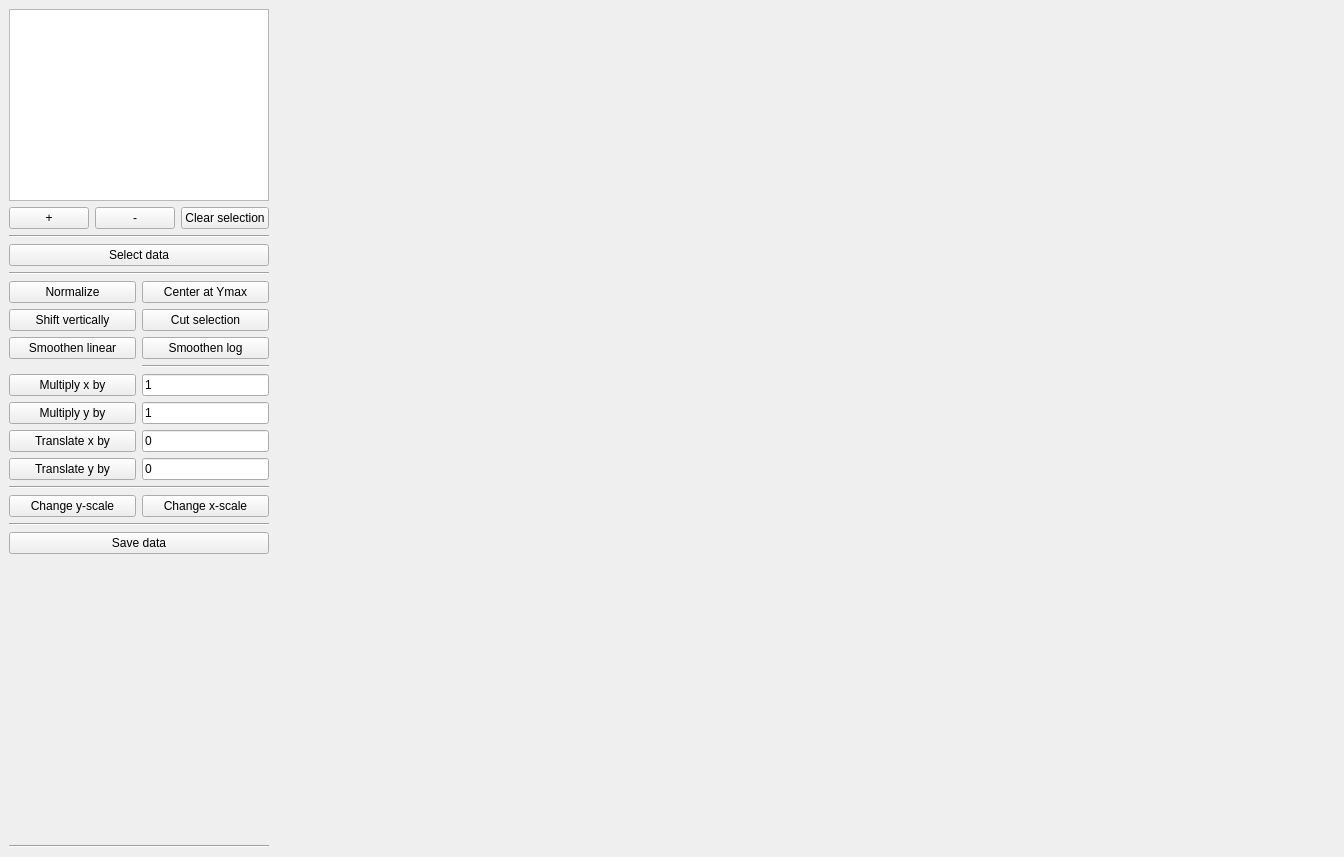
<?xml version="1.0" encoding="UTF-8"?>
<ui version="4.0">
 <class>main</class>
 <widget class="QMainWindow" name="main">
  <property name="geometry">
   <rect>
    <x>0</x>
    <y>0</y>
    <width>1344</width>
    <height>857</height>
   </rect>
  </property>
  <property name="windowTitle">
   <string>Datman</string>
  </property>
  <widget class="QWidget" name="centralwidget">
   <layout class="QHBoxLayout" name="horizontalLayout">
    <item>
     <layout class="QVBoxLayout" name="verticalLayout">
      <item>
       <layout class="QGridLayout" name="gridLayout_2">
        <item row="0" column="0">
         <widget class="QListWidget" name="open_item_list">
          <property name="sizePolicy">
           <sizepolicy hsizetype="Preferred" vsizetype="Maximum">
            <horstretch>0</horstretch>
            <verstretch>0</verstretch>
           </sizepolicy>
          </property>
          <property name="selectionMode">
           <enum>QAbstractItemView::ExtendedSelection</enum>
          </property>
         </widget>
        </item>
        <item row="4" column="0">
         <layout class="QHBoxLayout" name="horizontalLayout_2">
          <item>
           <widget class="QPushButton" name="load_button">
            <property name="text">
             <string>+</string>
            </property>
           </widget>
          </item>
          <item>
           <widget class="QPushButton" name="remove_button">
            <property name="text">
             <string>-</string>
            </property>
           </widget>
          </item>
          <item>
           <widget class="QPushButton" name="deselect_button">
            <property name="text">
             <string>Clear selection</string>
            </property>
           </widget>
          </item>
         </layout>
        </item>
       </layout>
      </item>
      <item>
       <widget class="Line" name="line">
        <property name="orientation">
         <enum>Qt::Horizontal</enum>
        </property>
       </widget>
      </item>
      <item>
       <layout class="QVBoxLayout" name="verticalLayout_2">
        <item>
         <widget class="QPushButton" name="selection_button">
          <property name="text">
           <string>Select data</string>
          </property>
          <property name="checkable">
           <bool>true</bool>
          </property>
          <property name="checked">
           <bool>false</bool>
          </property>
         </widget>
        </item>
       </layout>
      </item>
      <item>
       <widget class="Line" name="line_5">
        <property name="orientation">
         <enum>Qt::Horizontal</enum>
        </property>
       </widget>
      </item>
      <item>
       <layout class="QGridLayout" name="gridLayout_3">
        <item row="3" column="1">
         <widget class="Line" name="line_4">
          <property name="orientation">
           <enum>Qt::Horizontal</enum>
          </property>
         </widget>
        </item>
        <item row="0" column="0">
         <widget class="QPushButton" name="normalize_button">
          <property name="text">
           <string>Normalize</string>
          </property>
         </widget>
        </item>
        <item row="4" column="1">
         <widget class="QLineEdit" name="multiply_x_entry">
          <property name="sizePolicy">
           <sizepolicy hsizetype="Minimum" vsizetype="Fixed">
            <horstretch>0</horstretch>
            <verstretch>0</verstretch>
           </sizepolicy>
          </property>
          <property name="text">
           <string>1</string>
          </property>
         </widget>
        </item>
        <item row="1" column="1">
         <widget class="QPushButton" name="cut_data_button">
          <property name="text">
           <string>Cut selection</string>
          </property>
         </widget>
        </item>
        <item row="6" column="0">
         <widget class="QPushButton" name="translate_x_button">
          <property name="text">
           <string>Translate x by</string>
          </property>
         </widget>
        </item>
        <item row="4" column="0">
         <widget class="QPushButton" name="multiply_x_button">
          <property name="text">
           <string>Multiply x by</string>
          </property>
         </widget>
        </item>
        <item row="7" column="1">
         <widget class="QLineEdit" name="translate_y_entry">
          <property name="sizePolicy">
           <sizepolicy hsizetype="Minimum" vsizetype="Fixed">
            <horstretch>0</horstretch>
            <verstretch>0</verstretch>
           </sizepolicy>
          </property>
          <property name="text">
           <string>0</string>
          </property>
         </widget>
        </item>
        <item row="6" column="1">
         <widget class="QLineEdit" name="translate_x_entry">
          <property name="sizePolicy">
           <sizepolicy hsizetype="Minimum" vsizetype="Fixed">
            <horstretch>0</horstretch>
            <verstretch>0</verstretch>
           </sizepolicy>
          </property>
          <property name="text">
           <string>0</string>
          </property>
         </widget>
        </item>
        <item row="1" column="0">
         <widget class="QPushButton" name="shift_vertically_button">
          <property name="text">
           <string>Shift vertically</string>
          </property>
         </widget>
        </item>
        <item row="7" column="0">
         <widget class="QPushButton" name="translate_y_button">
          <property name="text">
           <string>Translate y by</string>
          </property>
         </widget>
        </item>
        <item row="5" column="0">
         <widget class="QPushButton" name="multiply_y_button">
          <property name="text">
           <string>Multiply y by</string>
          </property>
         </widget>
        </item>
        <item row="5" column="1">
         <widget class="QLineEdit" name="multiply_y_entry">
          <property name="sizePolicy">
           <sizepolicy hsizetype="Minimum" vsizetype="Fixed">
            <horstretch>0</horstretch>
            <verstretch>0</verstretch>
           </sizepolicy>
          </property>
          <property name="text">
           <string>1</string>
          </property>
         </widget>
        </item>
        <item row="0" column="1">
         <widget class="QPushButton" name="center_button">
          <property name="sizePolicy">
           <sizepolicy hsizetype="Minimum" vsizetype="Fixed">
            <horstretch>0</horstretch>
            <verstretch>0</verstretch>
           </sizepolicy>
          </property>
          <property name="text">
           <string>Center at Ymax</string>
          </property>
          <property name="checkable">
           <bool>false</bool>
          </property>
         </widget>
        </item>
        <item row="2" column="0">
         <widget class="QPushButton" name="smooth_button">
          <property name="text">
           <string>Smoothen linear</string>
          </property>
         </widget>
        </item>
        <item row="2" column="1">
         <widget class="QPushButton" name="smooth_log_button">
          <property name="text">
           <string>Smoothen log</string>
          </property>
         </widget>
        </item>
       </layout>
      </item>
      <item>
       <widget class="Line" name="line_3">
        <property name="orientation">
         <enum>Qt::Horizontal</enum>
        </property>
       </widget>
      </item>
      <item>
       <layout class="QGridLayout" name="gridLayout_4">
        <item row="0" column="1">
         <widget class="QPushButton" name="xscale_button">
          <property name="text">
           <string>Change x-scale</string>
          </property>
         </widget>
        </item>
        <item row="0" column="0">
         <widget class="QPushButton" name="yscale_button">
          <property name="text">
           <string>Change y-scale</string>
          </property>
         </widget>
        </item>
       </layout>
      </item>
      <item>
       <widget class="Line" name="line_6">
        <property name="orientation">
         <enum>Qt::Horizontal</enum>
        </property>
       </widget>
      </item>
      <item>
       <widget class="QPushButton" name="save_button">
        <property name="text">
         <string>Save data</string>
        </property>
       </widget>
      </item>
      <item>
       <spacer name="verticalSpacer">
        <property name="orientation">
         <enum>Qt::Vertical</enum>
        </property>
        <property name="sizeHint" stdset="0">
         <size>
          <width>20</width>
          <height>40</height>
         </size>
        </property>
       </spacer>
      </item>
      <item>
       <widget class="Line" name="line_2">
        <property name="orientation">
         <enum>Qt::Horizontal</enum>
        </property>
       </widget>
      </item>
     </layout>
    </item>
    <item>
     <layout class="QGridLayout" name="gridLayout">
      <item row="0" column="0">
       <layout class="QVBoxLayout" name="graphlayout">
        <item>
         <spacer name="horizontalSpacer">
          <property name="orientation">
           <enum>Qt::Horizontal</enum>
          </property>
          <property name="sizeType">
           <enum>QSizePolicy::Expanding</enum>
          </property>
          <property name="sizeHint" stdset="0">
           <size>
            <width>40</width>
            <height>20</height>
           </size>
          </property>
         </spacer>
        </item>
       </layout>
      </item>
     </layout>
    </item>
   </layout>
  </widget>
  <action name="actionOpen_SampleDB">
   <property name="text">
    <string>Open SampleDB</string>
   </property>
   <property name="shortcut">
    <string comment="test" extracomment="test"/>
   </property>
   <property name="shortcutVisibleInContextMenu">
    <bool>true</bool>
   </property>
  </action>
  <action name="actionAbout">
   <property name="text">
    <string>About</string>
   </property>
  </action>
  <action name="actionOff_specular">
   <property name="text">
    <string>Off-specular</string>
   </property>
  </action>
  <action name="actionNeutrons">
   <property name="text">
    <string>Neutrons</string>
   </property>
  </action>
  <action name="actionX_Rays">
   <property name="text">
    <string>X-Rays</string>
   </property>
  </action>
  <action name="actionOpen_single_specular_file">
   <property name="text">
    <string>Open single specular file</string>
   </property>
  </action>
  <action name="actionSpecular_X_ray">
   <property name="text">
    <string>Specular X-ray</string>
   </property>
  </action>
  <action name="menuXraySource">
   <property name="text">
    <string>X-rays</string>
   </property>
  </action>
  <action name="menuNeutronSource">
   <property name="text">
    <string>Neutrons</string>
   </property>
  </action>
  <action name="actionSpecular_neutron">
   <property name="text">
    <string>Specular neutron</string>
   </property>
  </action>
  <action name="actionOff_specular_neutron">
   <property name="text">
    <string>Off-specular neutron</string>
   </property>
  </action>
  <action name="actionData_tools">
   <property name="text">
    <string>General analysis</string>
   </property>
  </action>
  <action name="actionDetect_peaks">
   <property name="text">
    <string>Detect peaks</string>
   </property>
  </action>
  <action name="actionSettings">
   <property name="text">
    <string>Settings</string>
   </property>
  </action>
 </widget>
 <resources/>
 <connections/>
</ui>
